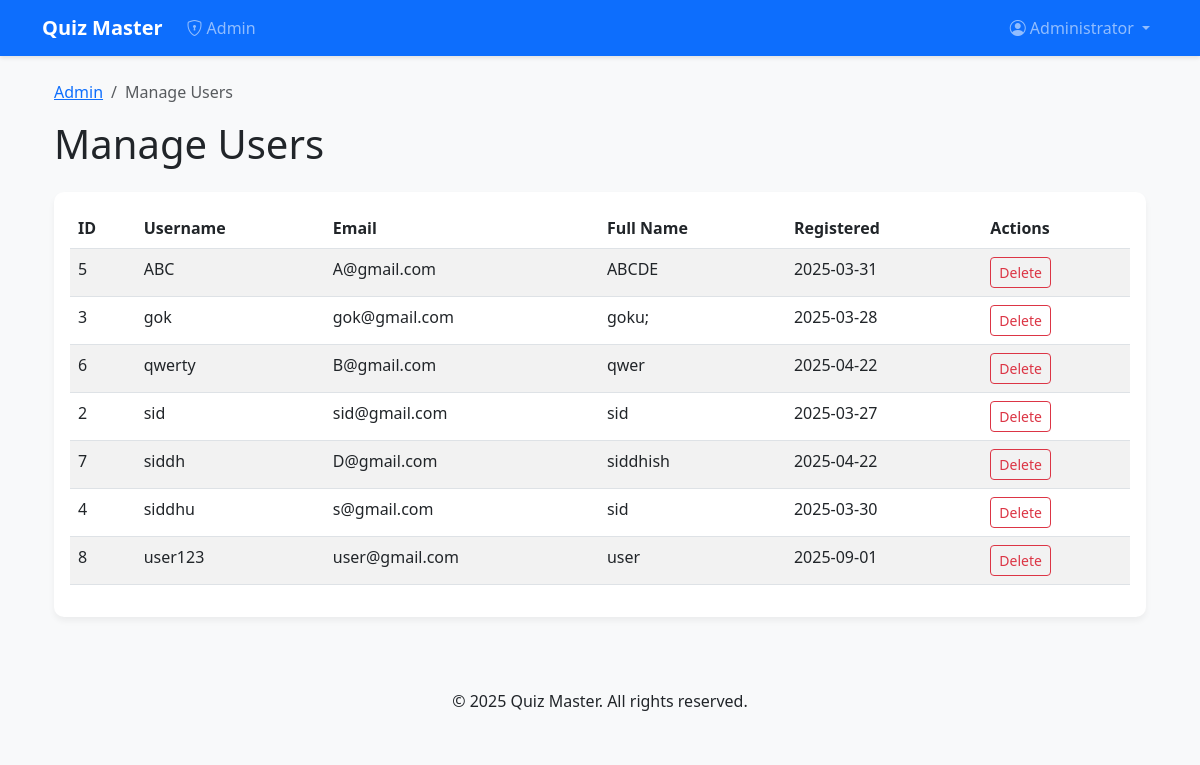
Page /admin/users (signed in) on the committed database.
### models.py (models this page shows, shortened)
class User(UserMixin, db.Model):
    __tablename__ = 'users'
    id = db.Column(db.Integer, primary_key=True)
    username = db.Column(db.String(80), unique=True, nullable=False)
    email = db.Column(db.String(120), unique=True, nullable=False)
    password = db.Column(db.String(200), nullable=False)
    full_name = db.Column(db.String(120))
    qualification = db.Column(db.String(120))
    dob = db.Column(db.Date)
    is_admin = db.Column(db.Boolean, default=False)
    created_at = db.Column(db.DateTime, default=datetime.utcnow)
    scores = db.relationship('Score', backref='user', lazy=True, cascade='all, delete-orphan')

### routes/admin.py (the view)
@admin_bp.route('/users')
def manage_users():
    users = User.query.filter_by(is_admin=False).order_by(User.username).all()
    return render_template('manage_users.html', users=users)

### app.py (called while the page is built)
def create_app():
    app = Flask(__name__)
    app.config.from_object(Config)
    db.init_app(app)
    migrate = Migrate(app, db)
    login_manager = LoginManager()
    login_manager.login_view = 'auth.login'
    login_manager.init_app(app)
    @login_manager.user_loader
    def load_user(user_id):
        from models import User
        return User.query.get(int(user_id))
    init_routes(app)
    @app.route('/')
    def index():
        return render_template('index.html')
    return app

### routes/admin.py (called while the page is built)
@admin_bp.before_request
@login_required
def require_admin():
    if not current_user.is_admin:
        flash('Unauthorized access', 'danger')
        return redirect(url_for('user.dashboard'))

### templates/manage_users.html (shortened to what this page needs)
{% extends "base.html" %}
{% block content %}
<div class="container">
    <nav aria-label="breadcrumb">
        <ol class="breadcrumb">
            <li class="breadcrumb-item"><a href="{{ url_for('admin.dashboard') }}">Admin</a></li>
            <li class="breadcrumb-item active" aria-current="page">Manage Users</li>
        </ol>
    </nav>
    <h1 class="mb-4">Manage Users</h1>
    <div class="card">
        <div class="card-body">
            {% if users %}
            <div class="table-responsive">
                <table class="table table-striped">
                    <thead>
                        <tr>
                            <th>ID</th>
                            <th>Username</th>
                            <th>Email</th>
                            <th>Full Name</th>
                            <th>Registered</th>
                            <th>Actions</th>
                        </tr>
                    </thead>
                    <tbody>
                        {% for user in users %}
                        <tr>
                            <td>{{ user.id }}</td>
                            <td>{{ user.username }}</td>
                            <td>{{ user.email }}</td>
                            <td>{{ user.full_name }}</td>
                            <td>{{ user.created_at.strftime('%Y-%m-%d') }}</td>
                            <td>
                                <form method="POST" action="{{ url_for('admin.delete_user', user_id=user.id) }}"
                                      class="d-inline">
                                    <button type="submit" class="btn btn-sm btn-outline-danger"
                                            {% if user.id == current_user.id %}disabled{% endif %}>
                                        Delete
                                    </button>
                                </form>
                            </td>
                        </tr>
                        {% endfor %}
                    </tbody>
                </table>
            </div>
            {% else %}
            <p class="text-muted">No users found</p>
            {% endif %}
        </div>
    </div>
</div>
{% endblock %}

### templates/base.html (shortened to what this page needs)
<!DOCTYPE html>
<html lang="en">
<head>
    <link href="https://cdn.jsdelivr.net/npm/bootstrap@5.3.0/dist/css/bootstrap.min.css" rel="stylesheet">
    <link rel="stylesheet" href="https://cdn.jsdelivr.net/npm/bootstrap-icons@1.10.0/font/bootstrap-icons.css">
    <link rel="stylesheet" href="{{ url_for('static', filename='css/styles.css') }}">
</head>
<body>
    <nav class="navbar navbar-expand-lg navbar-dark bg-primary">
        <div class="container">
            <a class="navbar-brand" href="{{ url_for('index') }}">Quiz Master</a>
            <div class="collapse navbar-collapse" id="navbarNav">
                <ul class="navbar-nav me-auto">
                    {% if current_user.is_authenticated %}
                        {% if current_user.is_admin %}
                            <li class="nav-item">
                                <a class="nav-link" href="{{ url_for('admin.dashboard') }}">
                                    <i class="bi bi-shield-lock me-1"></i>Admin
                                </a>
                            </li>
                        {% endif %}
                    {% endif %}
                </ul>
                <ul class="navbar-nav">
                    {% if current_user.is_authenticated %}
                        <li class="nav-item dropdown">
                            <a class="nav-link dropdown-toggle" href="#" id="userDropdown" role="button" data-bs-toggle="dropdown" aria-expanded="false">
                                <i class="bi bi-person-circle me-1"></i>{{ current_user.full_name or current_user.username }}
                            </a>
                        </li>
                    {% endif %}
                </ul>
            </div>
        </div>
    </nav>
    <main class="container my-4">
        {% block content %}{% endblock %}
    </main>
    <footer class="bg-light py-4 mt-5">
        <div class="container text-center">
            <p class="mb-0">&copy; 2025 Quiz Master. All rights reserved.</p>
        </div>
    </footer>
</body>
</html>

### static/css/styles.css (style rules this page uses)
body { font-family: 'Segoe UI', Tahoma, Geneva, Verdana, sans-serif; background-color: #f8f9fa; color: #212529; }
.navbar { box-shadow: 0 2px 4px rgba(0,0,0,.1); }
.navbar-brand { font-weight: 700; }
.card { border: none; border-radius: 10px; box-shadow: 0 4px 6px rgba(0,0,0,.05); transition: transform 0.2s, box-shadow 0.2s; }

### rows in the picture
User: full_name "Administrator"
User: id "5", username "ABC", email "A@gmail.com", full_name "ABCDE", created_at "2025-03-31"
User: id "3", username "gok", email "gok@gmail.com", full_name "goku;", created_at "2025-03-28"
User: id "6", username "qwerty", email "B@gmail.com", full_name "qwer", created_at "2025-04-22"
User: id "2", username "sid", email "sid@gmail.com", full_name "sid", created_at "2025-03-27"
User: id "7", username "siddh", email "D@gmail.com", full_name "siddhish", created_at "2025-04-22"
User: id "4", username "siddhu", email "s@gmail.com", full_name "sid", created_at "2025-03-30"
User: id "8", username "user123", email "user@gmail.com", full_name "user", created_at "2025-09-01"
